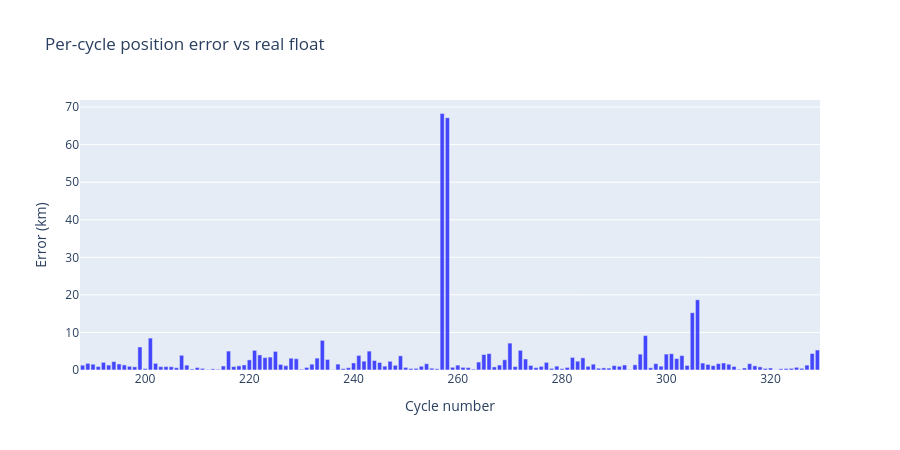

Notebook source saved alongside this figure:
### Code cell
from math import radians, cos, sin, asin, sqrt

def haversine_km(lat1, lon1, lat2, lon2):
    lat1, lon1, lat2, lon2 = map(radians, [lat1, lon1, lat2, lon2])
    dlat = lat2 - lat1
    dlon = lon2 - lon1
    a = sin(dlat/2)**2 + cos(lat1)*cos(lat2)*sin(dlon/2)**2
    return 6371 * 2 * asin(sqrt(a))

# Reset error: sim end vs real end (= next cycle start)
df_reset["error_km"] = df_reset.apply(
    lambda r: haversine_km(r.sim_end_lat, r.sim_end_lon, r.real_end_lat, r.real_end_lon), axis=1
)

# Chained error: sim end vs real end


fig2 = go.Figure()

fig2.add_trace(go.Bar(
    x=df_reset["cycle"], y=df_reset["error_km"],
    name="Reset (single-cycle)", marker_color="blue", opacity=0.7,
))

fig2.update_layout(
    title="Per-cycle position error vs real float",
    xaxis_title="Cycle number",
    yaxis_title="Error (km)",
    height=450,
    legend=dict(yanchor="top", y=0.98, xanchor="left", x=0.02),
)
fig2.show()

#print(f"Reset  — mean error: {df_reset['error_km'].mean():.2f} km, max: {df_reset['error_km'].max():.2f} km")

### Figure 1 — Plotly figure (JSON) as saved in the notebook; plotly's stock layout.template omitted (floating-point values rounded to 4 significant figures; data arrays with more than 128 entries replaced by an {"elided": "..."} marker saying what was removed)
{"data": [{"marker": {"color": "blue"}, "name": "Reset (single-cycle)", "opacity": 0.7, "x": {"elided": "142 int values"}, "y": {"elided": "142 float values"}, "type": "bar"}], "layout": {"legend": {"yanchor": "top", "y": 0.98, "xanchor": "left", "x": 0.02}, "title": {"text": "Per-cycle position error vs real float"}, "xaxis": {"title": {"text": "Cycle number"}}, "yaxis": {"title": {"text": "Error (km)"}}, "height": 450}}
